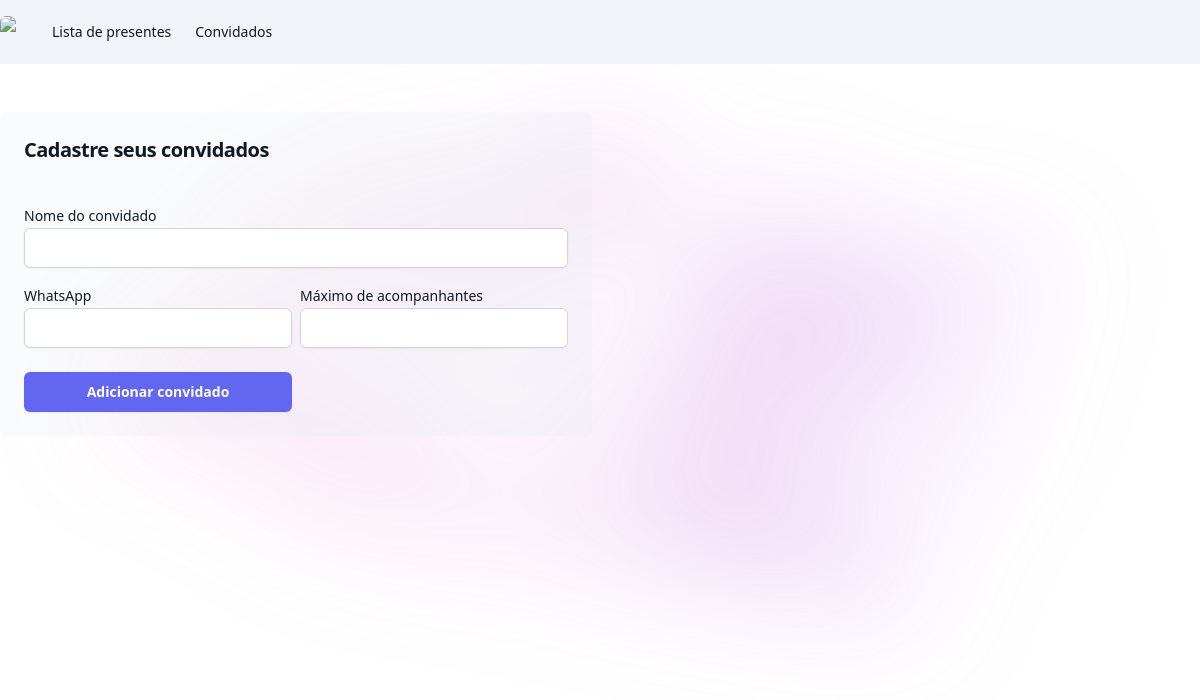
The app's page /noivos/lista_convidados, older data.
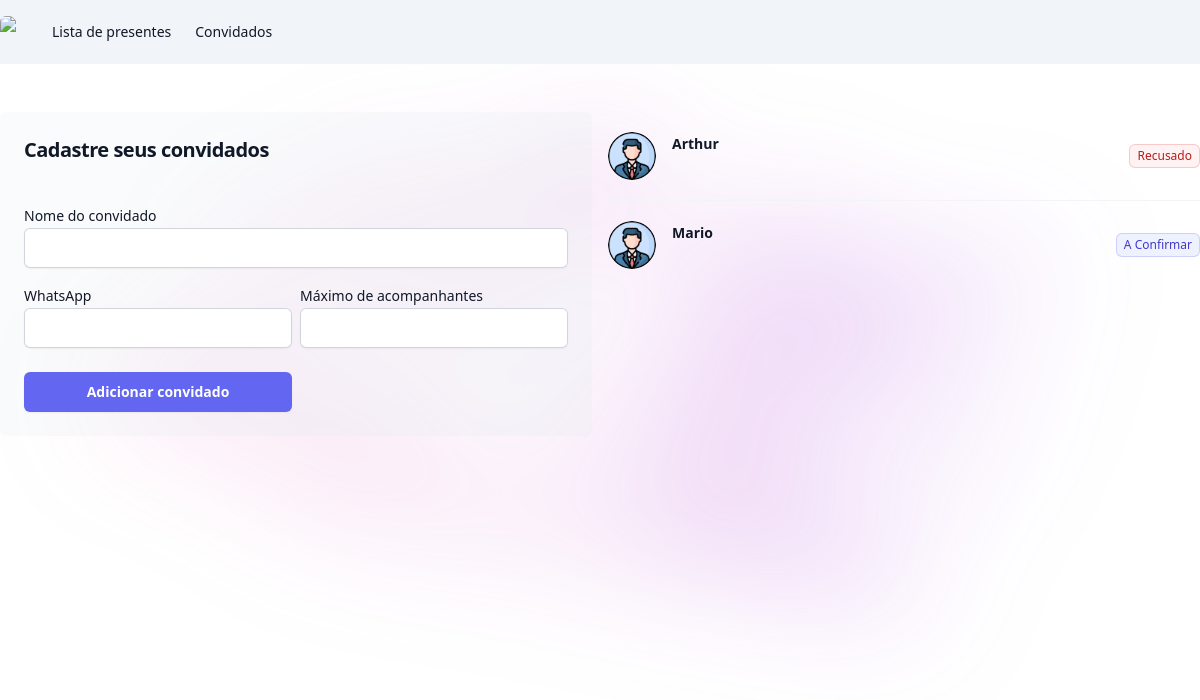
The same page, newer data.
### noivos/models.py (models this page shows, shortened)
class Convidados(models.Model):
    nome_convidado = models.CharField(max_length=100)
    token = models.CharField(max_length=100, unique=True)  # Token único para cada convidado
    status = models.CharField(
        max_length=2,
        choices=[('AC', 'A Confirmar'), ('C', 'Confirmado'), ('R', 'Recusado')],
        default='AC'
    )

### noivos/views.py (the view, shortened to what this page needs)
# urls.py: path('lista_convidados', views.lista_convidados, name="lista_convidados"),
def lista_convidados(request):
        if request.method == "GET":
             convidados = Convidados.objects.all()
             return render(request, 'lista_convidados.html', {'convidados': convidados})

### noivos/templates/lista_convidados.html (shortened to what this page needs)
{% extends "base.html" %}
{% load static %}
{% block 'body' %}
{% include "partials/navbar.html" %}
    <div class="max-w-7xl mx-auto mt-12">
        <div class="grid gap-4 grid-cols-2">
            <div class="bg-slate-200/20 p-6 rounded-md">
              <form action="{% url 'lista_convidados' %}" method="POST">{% csrf_token %}
                <h2 class="text-balance text-xl font-semibold tracking-tight text-gray-900">Cadastre seus convidados</h2>
                <br>
                <label class="mt-4 block text-sm leading-6 text-gray-900">Nome do convidado</label>
                <input type="text" name="nome_convidado" class="block w-full rounded-md border-0 px-3.5 py-2 text-gray-900 shadow-sm ring-1 ring-inset ring-gray-300 placeholder:text-gray-400 focus:ring-2 focus:ring-inset focus:ring-indigo-600 sm:text-sm sm:leading-6">
                <div class="grid grid-cols-2 gap-2">
                    <div>
                        <label class="mt-4 block text-sm leading-6 text-gray-900">WhatsApp</label>
                        <input type="text" name="whatsapp" class="block w-full rounded-md border-0 px-3.5 py-2 text-gray-900 shadow-sm ring-1 ring-inset ring-gray-300 placeholder:text-gray-400 focus:ring-2 focus:ring-inset focus:ring-indigo-600 sm:text-sm sm:leading-6">
                    </div>
                    <div>
                        <label class="mt-4 block text-sm leading-6 text-gray-900">Máximo de acompanhantes</label>
                        <input type="number" name="maximo_acompanhantes" class="block w-full rounded-md border-0 px-3.5 py-2 text-gray-900 shadow-sm ring-1 ring-inset ring-gray-300 placeholder:text-gray-400 focus:ring-2 focus:ring-inset focus:ring-indigo-600 sm:text-sm sm:leading-6">
                    </div>
                    <input type="submit" class="rounded-md mt-4 bg-indigo-500 px-3.5 py-2.5 text-sm font-semibold text-white shadow-sm hover:bg-indigo-400 focus-visible:outline focus-visible:outline-2 focus-visible:outline-offset-2 focus-visible:outline-indigo-400" value="Adicionar convidado">
                </div>
              </form>
            </div>
            <div>
                <ul role="list" class="divide-y divide-gray-100">
                    {% for convidado in convidados %}
                      <li class="flex items-center justify-between gap-x-6 py-5">
                        <div class="flex min-w-0 gap-x-4">
                          <img class="h-12 w-12 flex-none rounded-full bg-gray-50" src="{% static 'noivos/img/default.png' %}" alt="">
                          <div class="min-w-0 flex-auto">
                            <p class="text-sm font-semibold leading-6 text-gray-900">{{convidado.nome_convidado}}</p>
                          </div>
                        </div>
                        <span class="inline-flex items-center rounded-md px-2 py-1 text-xs font-medium ring-1 ring-inset {% if convidado.status == 'AC' %}text-indigo-700 bg-indigo-50 ring-indigo-600/20{% elif convidado.status == 'C'%}text-green-700 bg-green-50 ring-green-600/20{% else %}text-red-700 bg-red-50 ring-red-600/20{% endif %}">{{convidado.get_status_display}}</span>
                      </li>
                    {% endfor %}
                  </ul>
            </div>
        </div>
    </div>
{% endblock %}

### templates/base.html (shortened to what this page needs)
<!DOCTYPE html>
<html lang="en">
<head>
    <script src="https://cdn.tailwindcss.com"></script>
</head>
<body>
    {% block 'body' %} {% endblock %}
    <div class="absolute inset-x-0 top-10 -z-10 flex transform-gpu justify-center overflow-hidden blur-3xl"
        aria-hidden="true">
        <div class="aspect-[1108/632] w-[69.25rem] flex-none bg-gradient-to-r from-pink-400 to-purple-600 opacity-20"
            style="clip-path: polygon(43% 17%, 38% 52%, 84% 75%, 68% 21%, 41% 80%, 94% 35%, 17% 29%, 23% 73%, 92% 54%, 62% 83%, 29% 14%, 33% 74%, 3% 57%, 53% 12%, 64% 57%, 81% 92%, 19% 73%);">
        </div>
    </div>
</body>
</html>

### templates/partials/navbar.html
{% load static %}
<nav class="bg-slate-100">
    <div class="mx-auto max-w-7xl">
      <div class="relative flex h-16 items-center justify-between">
        <div class="flex flex-1 items-center justify-center sm:items-stretch sm:justify-start">
          <div class="flex flex-shrink-0 items-center">
            <img class="h-8 w-auto rounded-md" src="{% static 'noivos/img/logo.webp' %}">
          </div>
          <div class="hidden sm:ml-6 sm:block">
            <div class="flex">
              <a href="{% url 'home' %}" class="rounded-md px-3 py-2 text-sm font-medium text-gray-900 hover:bg-gray-700 hover:text-white">Lista de presentes</a>
              <a href="{% url 'lista_convidados' %}" class="rounded-md px-3 py-2 text-sm font-medium text-gray-900 hover:bg-gray-700 hover:text-white">Convidados</a>
            </div>
          </div>
        </div>
      </div>
    </div>
  </nav>

Row changes from the older to the newer data that the page shows:
added Convidados: nome_convidado "Arthur", status "Recusado"
added Convidados: nome_convidado "Mario", status "A Confirmar"
